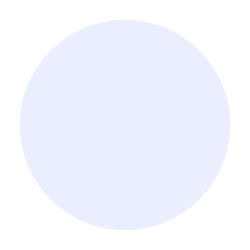
Frame 1 (no input)
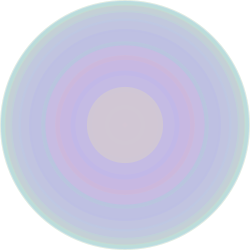
Frame 60 (the mouse pressed at the canvas centre just before this capture)
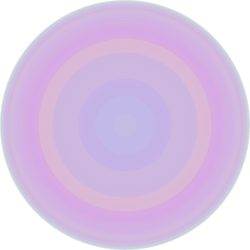
Frame 120 (the mouse held since frame 60 and released just before this capture)

The Processing sketch that drew these frames (run headless with seeded random() and noise(); from frame 60 on, the mouse is pressed at the canvas centre):

// Processing sketch: processing_149310
// ── processing_149310.pde

int counter;

void setup() {  //setup function called initially, only once
  size(250, 250);
  background(255);  //set background white
  colorMode(HSB);   //set colors to Hue, Saturation, Brightness mode
  counter = 0;
}

void draw() {  //draw function loops 
  counter++;
  noStroke();
  fill(random(255),100,255,50);
  ellipse(width/2, height/2, 250*sin(counter), 250*sin(counter));
}
